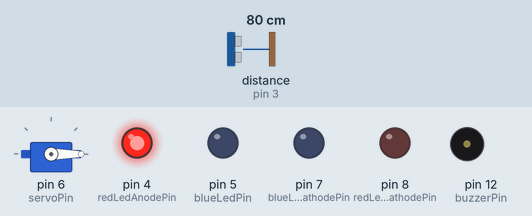
A sketch run on a simulated Arduino Uno, built with avr-gcc and run on an emulated ATmega328P. On the bench: servo, output pins drawn as LEDs (lit = HIGH), buzzer (waves = sounding, pin HIGH). Wiring (inferred from the names in the program): ultrasonic range finder: trigger pin 2; echo pin 3. The inputs (shaded band) are chosen by the test bench; at power-on: distance to the obstacle (sensor on pin 3) 80 cm. The echo pulse lasts 58.3 µs per cm; pins used as bus, display or sensor lines are not drawn.

Above: at 1.2 s.
1.3 s: distance to the obstacle (sensor on pin 3) set to 22 cm
2.8 s: distance to the obstacle (sensor on pin 3) set to 19 cm
At 3.5 s:
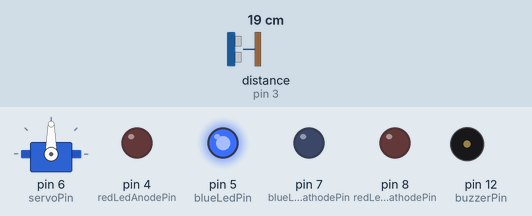
5.8 s: distance to the obstacle (sensor on pin 3) set to 35 cm
At 8.6 s:
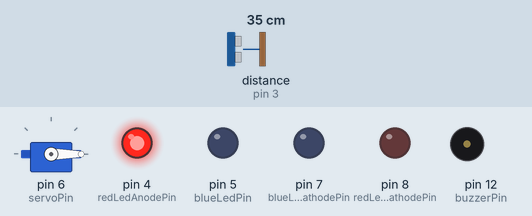
8.8 s: distance to the obstacle (sensor on pin 3) set to 2 cm
At 9.5 s:
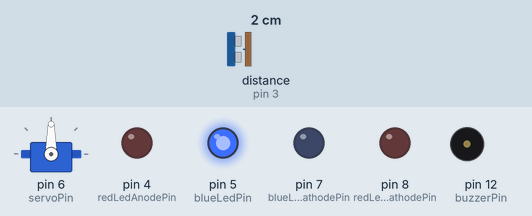
Timing chart, 0 to 12.8 s (numbered marks = the images above; inputs shaded):
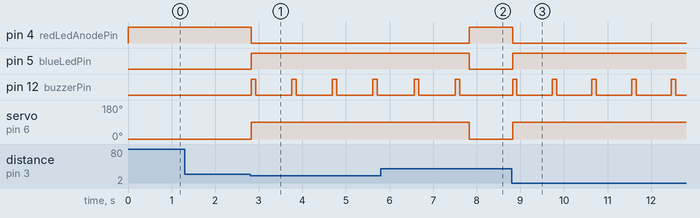

The sketch:

sketch_may9a.ino
```cpp
#include <Servo.h>

// Pin definitions
const int triggerPin = 2;
const int echoPin = 3;
const int redLedAnodePin = 4;
const int redLedCathodePin = 8;
const int blueLedCathodePin = 7;
const int blueLedPin = 5;
const int servoPin = 6;
const int buzzerPin = 12;

// Constants
const float thresholdDistance = 20.0;   // Detection distance in cm
const int closedAngle = 0;
const int openAngle = 90;
const unsigned long closeDelay = 2000;  // Delay before closing
const unsigned long bumpOnTime = 100;   // Buzzer ON duration
const unsigned long bumpOffTime = 800;  // <-- Longer pause between bumps

// Variables
Servo myServo;
bool isOpen = false;
unsigned long lastDetectionTime = 0;
unsigned long lastBumpTime = 0;
bool isBuzzing = false;

void setup() {
  pinMode(triggerPin, OUTPUT);
  pinMode(echoPin, INPUT);
  pinMode(redLedAnodePin, OUTPUT);
  pinMode(redLedCathodePin, OUTPUT);
  pinMode(blueLedCathodePin, OUTPUT);
  digitalWrite(blueLedCathodePin, LOW);
  digitalWrite(redLedCathodePin, LOW);
  pinMode(blueLedPin, OUTPUT);
  pinMode(buzzerPin, OUTPUT);

  myServo.attach(servoPin);
  myServo.write(closedAngle);
  digitalWrite(redLedAnodePin, HIGH);
  digitalWrite(blueLedPin, LOW);
  digitalWrite(buzzerPin, LOW);
}

float getDistance() {
  digitalWrite(triggerPin, LOW);
  delayMicroseconds(2);
  digitalWrite(triggerPin, HIGH);
  delayMicroseconds(10);
  digitalWrite(triggerPin, LOW);
  long duration = pulseIn(echoPin, HIGH);
  return duration / 58.0;
}

void loop() {
  float distance = getDistance();
  unsigned long currentTime = millis();
  bool objectDetected = (distance < thresholdDistance);

  if (objectDetected) {
    if (!isOpen) {
      myServo.write(openAngle);
      isOpen = true;
      digitalWrite(blueLedPin, HIGH);
      digitalWrite(redLedAnodePin, LOW);
    }
    lastDetectionTime = currentTime;
  } else {
    if (isOpen && (currentTime - lastDetectionTime > closeDelay)) {
      myServo.write(closedAngle);
      isOpen = false;
      digitalWrite(redLedAnodePin, HIGH);
      digitalWrite(blueLedPin, LOW);
      digitalWrite(buzzerPin, LOW);
      isBuzzing = false;
    }
  }

  // Buzzer "bump bump" logic
  if (digitalRead(blueLedPin) == HIGH) {
    if (!isBuzzing && currentTime - lastBumpTime >= bumpOffTime) {
      digitalWrite(buzzerPin, HIGH);
      isBuzzing = true;
      lastBumpTime = currentTime;
    } else if (isBuzzing && currentTime - lastBumpTime >= bumpOnTime) {
      digitalWrite(buzzerPin, LOW);
      isBuzzing = false;
      lastBumpTime = currentTime;
    }
  }

  delay(50);
}
```

Measured:
- the behaviour switches between 21 and 20 cm on distance to the obstacle (sensor on pin 3) (found by bisection; images 0 and 1)
- after the input at 1.3 s, every drawn part: stays the same
- after the input at 2.8 s, pin 4 (redLedAnodePin): HIGH → LOW at once; pin 5 (blueLedPin): LOW → HIGH at once; pin 12 (buzzerPin): alternates HIGH for 0.10 s and LOW for 0.83 s, starting at once; servo on pin 6 (servoPin): 0° → 90° at once
- after the input at 5.8 s, pin 4 (redLedAnodePin): LOW → HIGH after 2.0 s; pin 5 (blueLedPin): HIGH → LOW after 2.0 s; servo on pin 6 (servoPin): 90° → 0° after 2.0 s
- after the input at 8.8 s, pin 4 (redLedAnodePin): HIGH → LOW at once; pin 5 (blueLedPin): LOW → HIGH at once; pin 12 (buzzerPin): alternates HIGH for 0.10 s and LOW for 0.81 s, starting at once; servo on pin 6 (servoPin): 0° → 90° at once
